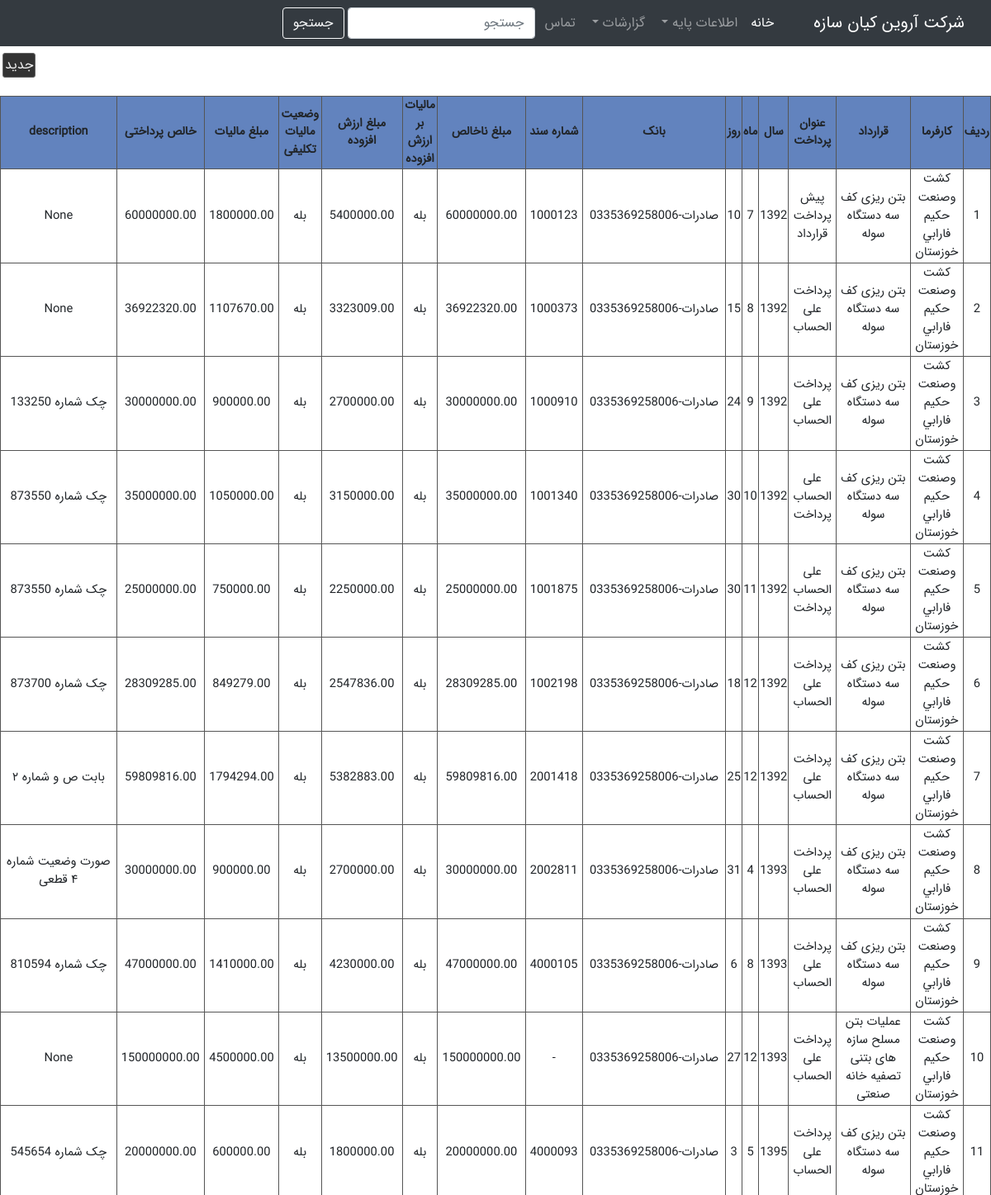
The app's page /income/ (upper part) with its own data.
### income/models.py (models this page shows, shortened)
class Income(models.Model):
    YEAR_CHOICES=[
        (1396,'1396'),
        (1397,'1397'),
        (1398,'1398'),
        (1399,'1399'),
        (1400,'1400'),
    ]
    MONTH_CHOICES=[
        (1,'فروردین'),
        (2,'اردیبشت'),
        (3,'خرداد'),
        (3,'تیر'),
        (5,'مرداد'),
        (6,'شهریور'),
        (7,'مهر'),
        (8,'آبان'),
        (9,'آذر'),
        (10,'دی'),
        (11,'بهمن'),
        (12,'اسفند'),
    ]
    DAY_CHOICES=[
        (1,'1'),
        (2,'2'),
        (3,'3'),
        (4,'4'),
        (5,'5'),
        (6,'6'),
        (7,'7'),
        (8,'8'),
        (9,'9'),
        (10,'10'),
        (11,'11'),
        (12,'12'),
        (13,'13'),
        (14,'14'),
        (15,'15'),
        (16,'16'),
        (17,'17'),
        (18,'18'),
        (19,'19'),
        (20,'20'),
        (21,'21'),
        (22,'22'),
        (23,'23'),
        (24,'24'),
        (25,'25'),
        (26,'26'),
        (27,'27'),
        (28,'28'),
        (29,'29'),
        (30,'30'),
        (31,'31'),
    ]
    TAX_STATUS=[
        (True,'مشمول'),
        (False,'معاف')
    ]
    employer   =   models.ForeignKey(Employer,verbose_name='کارفرما',on_delete=models.CASCADE)
    contract    =   models.ForeignKey(Contract,verbose_name='قرارداد',max_length=150,on_delete=models.CASCADE)
    title       =   models.CharField('عنوان پرداخت',max_length=100,blank=True)
    year        =   models.IntegerField('سال',choices=YEAR_CHOICES)
    month       =   models.IntegerField('ماه',choices=MONTH_CHOICES)
    day         =   models.IntegerField('روز',choices=DAY_CHOICES)
    bank        =   models.ForeignKey(Bank,verbose_name='بانک',on_delete=models.CASCADE,null=True,blank=True,default='')
    doc_number  =   models.CharField('شماره سند',max_length=30)
    gross_amount=   models.DecimalField('مبلغ ناخالص',max_digits=20,decimal_places=2)
    VAT_included=   models.BooleanField('مالیات بر ارزش افزوده ',choices=TAX_STATUS, default=True)
    VAT_amount  =   models.DecimalField('مبلغ ارزش افزوده',max_digits=20,decimal_places=2)
    tax_included=   models.BooleanField('وضعیت مالیات تکلیفی',choices=TAX_STATUS, default=True,)
    tax_amount  =   models.DecimalField('مبلغ مالیات',max_digits=20,decimal_places=2)
    pay_amount  =   models.DecimalField('خالص پرداختی',max_digits=20,decimal_places=2,default=0)
    description =   models.CharField(max_length=100,null=True,blank=True)
    class Meta:
        ordering=['year','month','day']

### baseinfo/models.py (models this page shows, shortened)
class Employer(models.Model):
    title           =   models.CharField('نام کارفرما',max_length=50)
    national_code   =   models.CharField('شناسه ملی',max_length=11)
    economic_id     =   models.CharField('شماره اقتصادی',max_length=11)
    phone_number    =   models.CharField("شماره تلفن",max_length=11)
    city_name       =   models.ForeignKey(City,verbose_name="شهر",null=True,on_delete=models.SET_NULL)
    address         =   models.TextField(verbose_name="آدرس")
    description     =   models.CharField('توضیحات',max_length=100,null=True,blank=True)
    def __str__(self):
        return self.title

class Contract(models.Model):
    employer    =   models.ForeignKey(Employer,verbose_name="کارفرما",on_delete=models.CASCADE)
    title       =   models.CharField('عنوان قرارداد',max_length=100)
    number      =   models.CharField('شماره قرارداد',max_length=50)
    date        =   models.DateField('تاریخ شروع',)
    end_date    =   models.DateField('تاریخ پایان',null=True,blank=True)
    gross_amount=   models.DecimalField('مبلغ اولیه قرارداد',max_digits=20,decimal_places=2,default=0)
    adjustment_amount=   models.DecimalField('مبلغ تعدیل',max_digits=20,decimal_places=2,default=0)
    final_amount=   models.DecimalField('مبلغ نهایی قرارداد',max_digits=20,decimal_places=2,default=0)
    total_payments=   models.DecimalField('مجموع مبالغ دریافتی',max_digits=20,decimal_places=2,default=0)
    progress    =   models.DecimalField('درصد پیشرفت',max_digits=10,decimal_places=2,default=0)
    scan_file   =   models.FileField('فایل قرارداد',blank=True,upload_to='income/static/contracts')
    description =   models.CharField('توضیحات',blank=True,max_length=100)
    def __str__(self):
        return self.title

class Bank(models.Model):
    title           =   models.CharField('نام بانک',max_length=50)
    branch_name     =   models.CharField('نام شعبه',max_length=50)
    account_number   =   models.CharField('شماره حساب',max_length=50)
    shaba_number    =   models.CharField('شماره شبا',max_length=27)
    def __str__(self):
        return "{}-{}".format(self.title,self.account_number)

### income/views.py (the view)
# urls.py: path("",get_incomes_view, name = "income-list"),
def get_incomes_view(request,*args,**kwargs):
    ordering=('year','month','day')
    for income in Income.objects.all():
        income.tax_amount=round(income.gross_amount * decimal.Decimal(0.03),0)
        if income.VAT_included == True:
            income.VAT_amount =round(income.gross_amount*decimal.Decimal(0.09),0)
        income.save()
    view=ViewGenerator(table=Income,opration_buttons={},
                        select_checkbox=False,add_url='income:income-create',ordering=ordering)
    return render(request,"share/list.html",view.get_context_template())

### income/templatetags/getattribute.py (called while the page is built)
def getattribute(value, arg):
    if hasattr(value, str(arg)):
        attr =getattr(value, arg)
        if type(attr)==bool:
            if attr==True:
                return 'بله'
            elif attr==False:
                return 'خیر'
        return attr
    elif hasattr(value, 'has_key') and value.has_key(arg):
        return value[arg]
    elif numeric_test.match(str(arg)) and len(value) > int(arg):
        return value[int(arg)]
    else:
        return settings.TEMPLATE_STRING_IF_INVALID

### views_generator.py (called while the page is built)
    def get_filed_names(self):
        filed_names=list()
        for f in self.table._meta.get_fields():
            if hasattr(f,'verbose_name') and f.name!='id':
                filed_names.append(f.name)
        return filed_names

    def get_field_labels(self):
        field_labels=list()
        field_labels.append('ردیف')
        for f in self.table._meta.get_fields():
            if hasattr(f,'verbose_name') and f.name!='id':
                field_labels.append(f.verbose_name)
        return field_labels

    def get_context_template(self,id=''):
        if self.entites is None:
            if id!="":
                objects=self.table.objects.all().filter(id=id).order_by(*(self.ordering))
            else:
                objects=self.table.objects.all().filter().order_by(*(self.ordering))
        else:
            objects=self.entites
        context={
        'objects':objects,
        'titles': self.get_field_labels(),
        'field_names':self.get_filed_names(),
        'add_url_name':self.add_url,
        'opration_buttons':self.opration_buttons,
        'select_checkbox':self.select_checkbox,
        }
        return context

### templates/share/list.html (shortened to what this page needs)
<!DOCTYPE html>
<html>
<head>
</head>
<body>
    {% include "share/navbar.html" %}
    {% load getattribute %}
    {% load l10n %}
    {% load jformat %}
    <a href="{% url add_url_name %}" class="button" target="blank">جدید</a>
    <div id='data-list'>
        <table>
            <tr>
                {% for title in titles %}
                <th>
                    {{title}}
                </th>
                {% endfor %}
            </tr>
            {% if objects %}
            {% for object in objects %}
            <tr>
                <td>{{forloop.counter}}</td>
                {% for field in field_names %}
                    {% if field == "year" %}
                        {% localize off %}
                            <td>{{ object|getattribute:field }}</td>
                        {% endlocalize %}
                        {% elif field == "date" %}
                        {% localize off %}
                            <td>{{ object|getattribute:field|jformat:"%Y/%m/%d" }}</td>
                        {% endlocalize %}
                    {% else %}
                        <td>{{ object|getattribute:field }}</td>
                    {% endif %}
                {% endfor %}
            </tr>
            {% endfor %}
            {% endif %}
        </table>
    </div>
</body>
</html>

### static_files/css/base.css (style rules this page uses)
* { direction: rtl; font-family: IRANSans; }
body { margin: 0; }
th { text-align: center; background-color: rgb(161, 159, 159); border: 1px solid black; }
td { text-align: center; border: 1px solid black; }
table { border-spacing: 0; }

### templates/share/list.html (style rules this page uses)
#data-list th { text-align: center; background-color: rgb(98, 131, 190); border: 1px solid #555; font-size: 90%; font-style: normal; padding-top: 0; }
#data-list td { text-align: center; border: 1px solid #555; font-size: 92%; }
#data-list table { border-spacing: 0px; width: 100%; }
#data-list { margin-top: 5%; width: 100%; overflow: auto; }
.button { border: 1px solid #666; text-decoration: none; float: left; margin-left: 3px; margin-top: 8px; padding: 2px; background-color: #333; color: #f3f3f3; border-radius: 3px; }

### records on screen
Income: field_names "كشت وصنعت حكيم فارابي خوزستان" "بتن ریزی کف سه دستگاه سوله" "پیش پرداخت قرارداد" "7" "10" "صادرات-0335369258006" "1000123" "60000000.00" "بله" "5400000.00" "بله" "1800000.00" "60000000.00" "None", field_names "1392"
Income: field_names "كشت وصنعت حكيم فارابي خوزستان" "بتن ریزی کف سه دستگاه سوله" "پرداخت علی الحساب" "8" "15" "صادرات-0335369258006" "1000373" "36922320.00" "بله" "3323009.00" "بله" "1107670.00" "36922320.00" "None", field_names "1392"
Income: field_names "كشت وصنعت حكيم فارابي خوزستان" "بتن ریزی کف سه دستگاه سوله" "پرداخت علی الحساب" "9" "24" "صادرات-0335369258006" "1000910" "30000000.00" "بله" "2700000.00" "بله" "900000.00" "30000000.00" "چک شماره 133250", field_names "1392"
Income: field_names "كشت وصنعت حكيم فارابي خوزستان" "بتن ریزی کف سه دستگاه سوله" "علی الحساب پرداخت" "10" "30" "صادرات-0335369258006" "1001340" "35000000.00" "بله" "3150000.00" "بله" "1050000.00" "35000000.00" "چک شماره 873550", field_names "1392"
Income: field_names "كشت وصنعت حكيم فارابي خوزستان" "بتن ریزی کف سه دستگاه سوله" "علی الحساب پرداخت" "11" "30" "صادرات-0335369258006" "1001875" "25000000.00" "بله" "2250000.00" "بله" "750000.00" "25000000.00" "چک شماره 873550", field_names "1392"
Income: field_names "كشت وصنعت حكيم فارابي خوزستان" "بتن ریزی کف سه دستگاه سوله" "پرداخت علی الحساب" "12" "18" "صادرات-0335369258006" "1002198" "28309285.00" "بله" "2547836.00" "بله" "849279.00" "28309285.00" "چک شماره 873700", field_names "1392"
Income: field_names "كشت وصنعت حكيم فارابي خوزستان" "بتن ریزی کف سه دستگاه سوله" "پرداخت علی الحساب" "12" "25" "صادرات-0335369258006" "2001418" "59809816.00" "بله" "5382883.00" "بله" "1794294.00" "59809816.00" "بابت ص و شماره ۲", field_names "1392"
Income: field_names "كشت وصنعت حكيم فارابي خوزستان" "بتن ریزی کف سه دستگاه سوله" "پرداخت علی الحساب" "4" "31" "صادرات-0335369258006" "2002811" "30000000.00" "بله" "2700000.00" "بله" "900000.00" "30000000.00" "صورت وضعیت شماره ۴ قطعی", field_names "1393"
Income: field_names "كشت وصنعت حكيم فارابي خوزستان" "بتن ریزی کف سه دستگاه سوله" "پرداخت علی الحساب" "8" "6" "صادرات-0335369258006" "4000105" "47000000.00" "بله" "4230000.00" "بله" "1410000.00" "47000000.00" "چک شماره 810594", field_names "1393"
Income: field_names "كشت وصنعت حكيم فارابي خوزستان" "عملیات بتن مسلح سازه های بتنی تصفیه خانه صنعتی" "پرداخت علی الحساب" "12" "27" "صادرات-0335369258006" "-" "150000000.00" "بله" "13500000.00" "بله" "4500000.00" "150000000.00" "None", field_names "1393"
Income: field_names "بتن ریزی کف سه دستگاه سوله" "پرداخت علی الحساب" "5" "3" "صادرات-0335369258006" "4000093" "20000000.00" "بله" "1800000.00" "بله" "600000.00" "20000000.00" "چک شماره 545654", field_names "1395"

### other values on screen
{{ title }} "ردیف" "کارفرما" "قرارداد" "عنوان پرداخت" "سال" "ماه" "روز" "بانک" "شماره سند" "مبلغ ناخالص" "مالیات بر ارزش افزوده" "مبلغ ارزش افزوده" "وضعیت مالیات تکلیفی" "مبلغ مالیات" "خالص پرداختی" "description"
